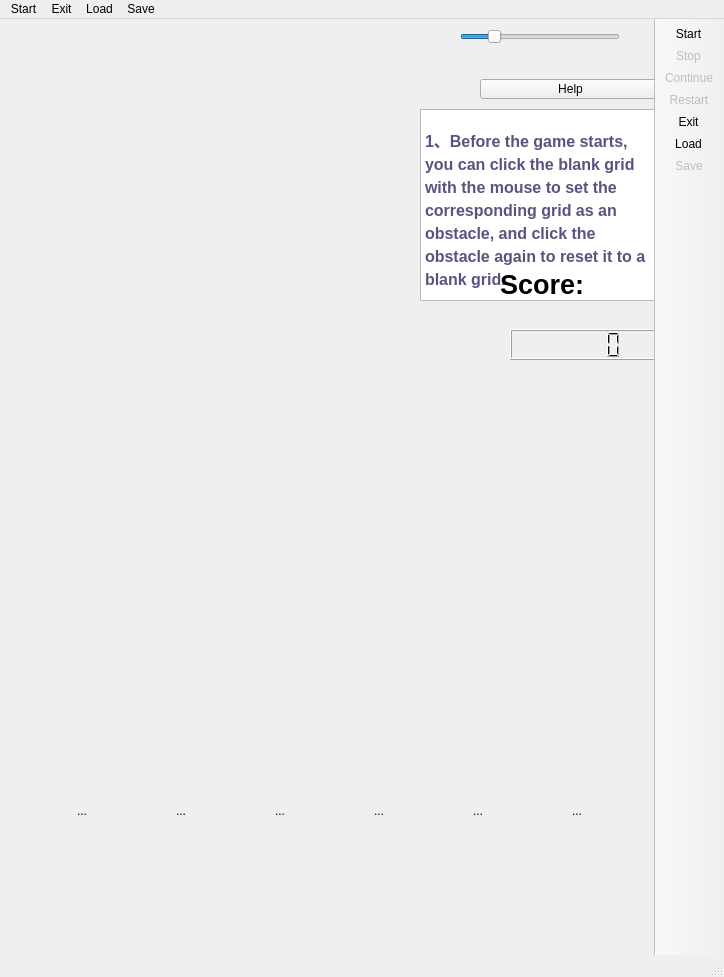
<?xml version="1.0" encoding="UTF-8"?>
<ui version="4.0">
 <class>MainWindow</class>
 <widget class="QMainWindow" name="MainWindow">
  <property name="enabled">
   <bool>true</bool>
  </property>
  <property name="geometry">
   <rect>
    <x>0</x>
    <y>0</y>
    <width>724</width>
    <height>977</height>
   </rect>
  </property>
  <property name="windowTitle">
   <string>MainWindow</string>
  </property>
  <widget class="QWidget" name="centralWidget">
   <widget class="QPushButton" name="pushButton">
    <property name="geometry">
     <rect>
      <x>480</x>
      <y>60</y>
      <width>181</width>
      <height>20</height>
     </rect>
    </property>
    <property name="text">
     <string>Help</string>
    </property>
    <property name="icon">
     <iconset resource="source.qrc">
      <normaloff>:/png/document.png</normaloff>:/png/document.png</iconset>
    </property>
    <property name="flat">
     <bool>false</bool>
    </property>
   </widget>
   <widget class="QLCDNumber" name="lcdNumber">
    <property name="geometry">
     <rect>
      <x>510</x>
      <y>310</y>
      <width>151</width>
      <height>31</height>
     </rect>
    </property>
   </widget>
   <widget class="QTextBrowser" name="textBrowser">
    <property name="geometry">
     <rect>
      <x>420</x>
      <y>90</y>
      <width>256</width>
      <height>192</height>
     </rect>
    </property>
    <property name="html">
     <string>&lt;!DOCTYPE HTML PUBLIC &quot;-//W3C//DTD HTML 4.0//EN&quot; &quot;http://www.w3.org/TR/REC-html40/strict.dtd&quot;&gt;
&lt;html&gt;&lt;head&gt;&lt;meta name=&quot;qrichtext&quot; content=&quot;1&quot; /&gt;&lt;style type=&quot;text/css&quot;&gt;
p, li { white-space: pre-wrap; }
&lt;/style&gt;&lt;/head&gt;&lt;body style=&quot; font-family:'SimSun'; font-size:9pt; font-weight:400; font-style:normal;&quot;&gt;
&lt;p style=&quot;-qt-paragraph-type:empty; margin-top:0px; margin-bottom:0px; margin-left:0px; margin-right:0px; -qt-block-indent:0; text-indent:0px;&quot;&gt;&lt;br /&gt;&lt;/p&gt;
&lt;p style=&quot; margin-top:0px; margin-bottom:0px; margin-left:0px; margin-right:0px; -qt-block-indent:0; text-indent:0px;&quot;&gt;&lt;span style=&quot; font-size:12pt; font-weight:600; color:#55557f;&quot;&gt;1、Before the game starts, you can click the blank grid with the mouse to set the corresponding grid as an obstacle, and click the obstacle again to reset it to a blank grid.&lt;/span&gt;&lt;/p&gt;
&lt;p style=&quot;-qt-paragraph-type:empty; margin-top:0px; margin-bottom:0px; margin-left:0px; margin-right:0px; -qt-block-indent:0; text-indent:0px; font-size:12pt; font-weight:600; color:#55557f;&quot;&gt;&lt;br /&gt;&lt;/p&gt;
&lt;p style=&quot; margin-top:0px; margin-bottom:0px; margin-left:0px; margin-right:0px; -qt-block-indent:0; text-indent:0px;&quot;&gt;&lt;span style=&quot; font-size:12pt; font-weight:600; color:#55557f;&quot;&gt;2、Before the game starts, you can move the slider to change the speed. The least is the fastest.&lt;/span&gt;&lt;/p&gt;
&lt;p style=&quot;-qt-paragraph-type:empty; margin-top:0px; margin-bottom:0px; margin-left:0px; margin-right:0px; -qt-block-indent:0; text-indent:0px; font-size:12pt; font-weight:600; color:#55557f;&quot;&gt;&lt;br /&gt;&lt;/p&gt;
&lt;p style=&quot; margin-top:0px; margin-bottom:0px; margin-left:0px; margin-right:0px; -qt-block-indent:0; text-indent:0px;&quot;&gt;&lt;span style=&quot; font-size:12pt; font-weight:600; color:#55557f;&quot;&gt;3、The game ends when the snake touches the surrounding boundary, obstacles, or its own body.&lt;/span&gt;&lt;/p&gt;
&lt;p style=&quot;-qt-paragraph-type:empty; margin-top:0px; margin-bottom:0px; margin-left:0px; margin-right:0px; -qt-block-indent:0; text-indent:0px; font-size:12pt; font-weight:600; color:#55557f;&quot;&gt;&lt;br /&gt;&lt;/p&gt;
&lt;p style=&quot; margin-top:0px; margin-bottom:0px; margin-left:0px; margin-right:0px; -qt-block-indent:0; text-indent:0px;&quot;&gt;&lt;span style=&quot; font-size:12pt; font-weight:600; color:#55557f;&quot;&gt;4、Click &amp;quot;Save&amp;quot; to save the current layout. Click &amp;quot;Load&amp;quot; to select a file and load a saved layout. Then the game enters a pause state. &lt;/span&gt;&lt;/p&gt;
&lt;p style=&quot;-qt-paragraph-type:empty; margin-top:0px; margin-bottom:0px; margin-left:0px; margin-right:0px; -qt-block-indent:0; text-indent:0px; font-size:12pt; font-weight:600; color:#55557f;&quot;&gt;&lt;br /&gt;&lt;/p&gt;
&lt;p style=&quot; margin-top:0px; margin-bottom:0px; margin-left:0px; margin-right:0px; -qt-block-indent:0; text-indent:0px;&quot;&gt;&lt;span style=&quot; font-size:12pt; font-weight:600; color:#55557f;&quot;&gt;Enjoy the game!&lt;/span&gt;&lt;/p&gt;
&lt;p style=&quot;-qt-paragraph-type:empty; margin-top:0px; margin-bottom:0px; margin-left:0px; margin-right:0px; -qt-block-indent:0; text-indent:0px; font-size:12pt; font-weight:600; color:#55557f;&quot;&gt;&lt;br /&gt;&lt;/p&gt;&lt;/body&gt;&lt;/html&gt;</string>
    </property>
   </widget>
   <widget class="QLabel" name="labelup">
    <property name="geometry">
     <rect>
      <x>430</x>
      <y>150</y>
      <width>81</width>
      <height>61</height>
     </rect>
    </property>
    <property name="text">
     <string/>
    </property>
    <property name="pixmap">
     <pixmap resource="source.qrc">:/png/up.png</pixmap>
    </property>
   </widget>
   <widget class="QLabel" name="labeldown">
    <property name="geometry">
     <rect>
      <x>520</x>
      <y>200</y>
      <width>101</width>
      <height>61</height>
     </rect>
    </property>
    <property name="text">
     <string/>
    </property>
    <property name="pixmap">
     <pixmap resource="source.qrc">:/png/down.png</pixmap>
    </property>
   </widget>
   <widget class="QLabel" name="labelleft">
    <property name="geometry">
     <rect>
      <x>530</x>
      <y>140</y>
      <width>51</width>
      <height>51</height>
     </rect>
    </property>
    <property name="text">
     <string/>
    </property>
    <property name="pixmap">
     <pixmap resource="source.qrc">:/png/left.png</pixmap>
    </property>
   </widget>
   <widget class="QLabel" name="labelright">
    <property name="geometry">
     <rect>
      <x>410</x>
      <y>230</y>
      <width>71</width>
      <height>51</height>
     </rect>
    </property>
    <property name="text">
     <string/>
    </property>
    <property name="pixmap">
     <pixmap resource="source.qrc">:/png/right.png</pixmap>
    </property>
   </widget>
   <widget class="QLabel" name="labelscore">
    <property name="geometry">
     <rect>
      <x>500</x>
      <y>250</y>
      <width>151</width>
      <height>51</height>
     </rect>
    </property>
    <property name="text">
     <string>&lt;html&gt;&lt;head/&gt;&lt;body&gt;&lt;p&gt;&lt;span style=&quot; font-size:20pt; font-weight:600;&quot;&gt;Score:&lt;/span&gt;&lt;/p&gt;&lt;p&gt;&lt;br/&gt;&lt;/p&gt;&lt;/body&gt;&lt;/html&gt;</string>
    </property>
   </widget>
   <widget class="QSlider" name="horizontalSlider">
    <property name="geometry">
     <rect>
      <x>460</x>
      <y>10</y>
      <width>160</width>
      <height>16</height>
     </rect>
    </property>
    <property name="minimum">
     <number>1</number>
    </property>
    <property name="maximum">
     <number>50</number>
    </property>
    <property name="value">
     <number>10</number>
    </property>
    <property name="sliderPosition">
     <number>10</number>
    </property>
    <property name="tracking">
     <bool>true</bool>
    </property>
    <property name="orientation">
     <enum>Qt::Horizontal</enum>
    </property>
    <property name="invertedAppearance">
     <bool>false</bool>
    </property>
    <property name="invertedControls">
     <bool>false</bool>
    </property>
    <property name="tickPosition">
     <enum>QSlider::NoTicks</enum>
    </property>
    <property name="tickInterval">
     <number>0</number>
    </property>
   </widget>
   <widget class="QWidget" name="layoutWidget">
    <property name="geometry">
     <rect>
      <x>70</x>
      <y>770</y>
      <width>898</width>
      <height>69</height>
     </rect>
    </property>
    <layout class="QHBoxLayout" name="horizontalLayout">
     <property name="spacing">
      <number>35</number>
     </property>
     <property name="sizeConstraint">
      <enum>QLayout::SetFixedSize</enum>
     </property>
     <property name="leftMargin">
      <number>0</number>
     </property>
     <item>
      <widget class="QToolButton" name="tbStart">
       <property name="text">
        <string>...</string>
       </property>
       <property name="icon">
        <iconset resource="source.qrc">
         <normaloff>:/png/play.png</normaloff>:/png/play.png</iconset>
       </property>
       <property name="iconSize">
        <size>
         <width>60</width>
         <height>60</height>
        </size>
       </property>
       <property name="toolButtonStyle">
        <enum>Qt::ToolButtonFollowStyle</enum>
       </property>
       <property name="autoRaise">
        <bool>true</bool>
       </property>
      </widget>
     </item>
     <item>
      <spacer name="horizontalSpacer">
       <property name="orientation">
        <enum>Qt::Horizontal</enum>
       </property>
       <property name="sizeHint" stdset="0">
        <size>
         <width>40</width>
         <height>20</height>
        </size>
       </property>
      </spacer>
     </item>
     <item>
      <widget class="QToolButton" name="tbStop">
       <property name="text">
        <string>...</string>
       </property>
       <property name="icon">
        <iconset resource="source.qrc">
         <normaloff>:/png/stop.png</normaloff>:/png/stop.png</iconset>
       </property>
       <property name="iconSize">
        <size>
         <width>60</width>
         <height>60</height>
        </size>
       </property>
       <property name="toolButtonStyle">
        <enum>Qt::ToolButtonFollowStyle</enum>
       </property>
       <property name="autoRaise">
        <bool>true</bool>
       </property>
      </widget>
     </item>
     <item>
      <spacer name="horizontalSpacer_2">
       <property name="orientation">
        <enum>Qt::Horizontal</enum>
       </property>
       <property name="sizeHint" stdset="0">
        <size>
         <width>40</width>
         <height>20</height>
        </size>
       </property>
      </spacer>
     </item>
     <item>
      <widget class="QToolButton" name="tbContinue">
       <property name="text">
        <string>...</string>
       </property>
       <property name="icon">
        <iconset resource="source.qrc">
         <normaloff>:/png/next.png</normaloff>:/png/next.png</iconset>
       </property>
       <property name="iconSize">
        <size>
         <width>60</width>
         <height>60</height>
        </size>
       </property>
       <property name="toolButtonStyle">
        <enum>Qt::ToolButtonFollowStyle</enum>
       </property>
       <property name="autoRaise">
        <bool>true</bool>
       </property>
      </widget>
     </item>
     <item>
      <spacer name="horizontalSpacer_3">
       <property name="orientation">
        <enum>Qt::Horizontal</enum>
       </property>
       <property name="sizeHint" stdset="0">
        <size>
         <width>40</width>
         <height>20</height>
        </size>
       </property>
      </spacer>
     </item>
     <item>
      <widget class="QToolButton" name="tbRestart">
       <property name="text">
        <string>...</string>
       </property>
       <property name="icon">
        <iconset resource="source.qrc">
         <normaloff>:/png/refresh.png</normaloff>:/png/refresh.png</iconset>
       </property>
       <property name="iconSize">
        <size>
         <width>60</width>
         <height>60</height>
        </size>
       </property>
       <property name="toolButtonStyle">
        <enum>Qt::ToolButtonFollowStyle</enum>
       </property>
       <property name="autoRaise">
        <bool>true</bool>
       </property>
      </widget>
     </item>
     <item>
      <spacer name="horizontalSpacer_4">
       <property name="orientation">
        <enum>Qt::Horizontal</enum>
       </property>
       <property name="sizeHint" stdset="0">
        <size>
         <width>40</width>
         <height>20</height>
        </size>
       </property>
      </spacer>
     </item>
     <item>
      <widget class="QToolButton" name="tbExit">
       <property name="text">
        <string>...</string>
       </property>
       <property name="icon">
        <iconset resource="source.qrc">
         <normaloff>:/png/previous.png</normaloff>:/png/previous.png</iconset>
       </property>
       <property name="iconSize">
        <size>
         <width>60</width>
         <height>60</height>
        </size>
       </property>
       <property name="toolButtonStyle">
        <enum>Qt::ToolButtonFollowStyle</enum>
       </property>
       <property name="autoRaise">
        <bool>true</bool>
       </property>
      </widget>
     </item>
     <item>
      <spacer name="horizontalSpacer_5">
       <property name="orientation">
        <enum>Qt::Horizontal</enum>
       </property>
       <property name="sizeHint" stdset="0">
        <size>
         <width>40</width>
         <height>20</height>
        </size>
       </property>
      </spacer>
     </item>
     <item>
      <widget class="QToolButton" name="tbLoad">
       <property name="text">
        <string>...</string>
       </property>
       <property name="icon">
        <iconset resource="source.qrc">
         <normaloff>:/png/cloud-computing-4.png</normaloff>:/png/cloud-computing-4.png</iconset>
       </property>
       <property name="iconSize">
        <size>
         <width>60</width>
         <height>60</height>
        </size>
       </property>
       <property name="toolButtonStyle">
        <enum>Qt::ToolButtonFollowStyle</enum>
       </property>
       <property name="autoRaise">
        <bool>true</bool>
       </property>
      </widget>
     </item>
     <item>
      <spacer name="horizontalSpacer_6">
       <property name="orientation">
        <enum>Qt::Horizontal</enum>
       </property>
       <property name="sizeHint" stdset="0">
        <size>
         <width>40</width>
         <height>20</height>
        </size>
       </property>
      </spacer>
     </item>
     <item>
      <widget class="QToolButton" name="tbSave">
       <property name="text">
        <string>...</string>
       </property>
       <property name="icon">
        <iconset resource="source.qrc">
         <normaloff>:/png/download-2.png</normaloff>:/png/download-2.png</iconset>
       </property>
       <property name="iconSize">
        <size>
         <width>60</width>
         <height>60</height>
        </size>
       </property>
       <property name="toolButtonStyle">
        <enum>Qt::ToolButtonFollowStyle</enum>
       </property>
       <property name="autoRaise">
        <bool>true</bool>
       </property>
      </widget>
     </item>
    </layout>
   </widget>
  </widget>
  <widget class="QMenuBar" name="menuBar">
   <property name="geometry">
    <rect>
     <x>0</x>
     <y>0</y>
     <width>724</width>
     <height>17</height>
    </rect>
   </property>
   <widget class="QMenu" name="menuStart">
    <property name="title">
     <string>Start</string>
    </property>
    <addaction name="actionStart"/>
    <addaction name="actionStop"/>
    <addaction name="actionContinue"/>
    <addaction name="actionRestart"/>
   </widget>
   <widget class="QMenu" name="menuExit">
    <property name="title">
     <string>Exit</string>
    </property>
    <addaction name="actionExit"/>
   </widget>
   <widget class="QMenu" name="menuLoad">
    <property name="title">
     <string>Load</string>
    </property>
    <addaction name="actionLoad"/>
   </widget>
   <widget class="QMenu" name="menuSave">
    <property name="enabled">
     <bool>true</bool>
    </property>
    <property name="title">
     <string>Save</string>
    </property>
    <addaction name="actionSave"/>
   </widget>
   <addaction name="menuStart"/>
   <addaction name="menuExit"/>
   <addaction name="menuLoad"/>
   <addaction name="menuSave"/>
  </widget>
  <widget class="QToolBar" name="mainToolBar">
   <property name="movable">
    <bool>false</bool>
   </property>
   <property name="allowedAreas">
    <set>Qt::RightToolBarArea</set>
   </property>
   <property name="iconSize">
    <size>
     <width>40</width>
     <height>75</height>
    </size>
   </property>
   <property name="toolButtonStyle">
    <enum>Qt::ToolButtonTextUnderIcon</enum>
   </property>
   <property name="floatable">
    <bool>false</bool>
   </property>
   <attribute name="toolBarArea">
    <enum>RightToolBarArea</enum>
   </attribute>
   <attribute name="toolBarBreak">
    <bool>false</bool>
   </attribute>
   <addaction name="actionStart"/>
   <addaction name="actionStop"/>
   <addaction name="actionContinue"/>
   <addaction name="actionRestart"/>
   <addaction name="actionExit"/>
   <addaction name="actionLoad"/>
   <addaction name="actionSave"/>
  </widget>
  <widget class="QStatusBar" name="statusBar"/>
  <action name="actionStart">
   <property name="icon">
    <iconset resource="source.qrc">
     <normaloff>:/png/play.png</normaloff>:/png/play.png</iconset>
   </property>
   <property name="text">
    <string>Start</string>
   </property>
   <property name="iconVisibleInMenu">
    <bool>false</bool>
   </property>
  </action>
  <action name="actionStop">
   <property name="enabled">
    <bool>false</bool>
   </property>
   <property name="icon">
    <iconset resource="source.qrc">
     <normaloff>:/png/stop.png</normaloff>:/png/stop.png</iconset>
   </property>
   <property name="text">
    <string>Stop</string>
   </property>
   <property name="iconVisibleInMenu">
    <bool>false</bool>
   </property>
  </action>
  <action name="actionContinue">
   <property name="enabled">
    <bool>false</bool>
   </property>
   <property name="icon">
    <iconset resource="source.qrc">
     <normaloff>:/png/next.png</normaloff>:/png/next.png</iconset>
   </property>
   <property name="text">
    <string>Continue</string>
   </property>
   <property name="iconVisibleInMenu">
    <bool>false</bool>
   </property>
  </action>
  <action name="actionRestart">
   <property name="enabled">
    <bool>false</bool>
   </property>
   <property name="icon">
    <iconset resource="source.qrc">
     <normaloff>:/png/refresh.png</normaloff>:/png/refresh.png</iconset>
   </property>
   <property name="text">
    <string>Restart</string>
   </property>
   <property name="iconVisibleInMenu">
    <bool>false</bool>
   </property>
  </action>
  <action name="actionExit">
   <property name="icon">
    <iconset resource="source.qrc">
     <normaloff>:/png/previous.png</normaloff>:/png/previous.png</iconset>
   </property>
   <property name="text">
    <string>Exit</string>
   </property>
   <property name="iconText">
    <string extracomment="Exit">Exit</string>
   </property>
   <property name="iconVisibleInMenu">
    <bool>false</bool>
   </property>
  </action>
  <action name="actionLoad">
   <property name="icon">
    <iconset resource="source.qrc">
     <normaloff>:/png/cloud-computing-4.png</normaloff>:/png/cloud-computing-4.png</iconset>
   </property>
   <property name="text">
    <string>Load</string>
   </property>
   <property name="iconVisibleInMenu">
    <bool>false</bool>
   </property>
  </action>
  <action name="actionSave">
   <property name="enabled">
    <bool>false</bool>
   </property>
   <property name="icon">
    <iconset resource="source.qrc">
     <normaloff>:/png/download-2.png</normaloff>:/png/download-2.png</iconset>
   </property>
   <property name="text">
    <string>Save</string>
   </property>
   <property name="iconVisibleInMenu">
    <bool>false</bool>
   </property>
  </action>
  <action name="actionStart_2">
   <property name="icon">
    <iconset resource="source.qrc">
     <normaloff>:/png/play.png</normaloff>:/png/play.png</iconset>
   </property>
   <property name="text">
    <string>Start</string>
   </property>
   <property name="iconVisibleInMenu">
    <bool>false</bool>
   </property>
  </action>
 </widget>
 <layoutdefault spacing="6" margin="11"/>
 <resources>
  <include location="source.qrc"/>
 </resources>
 <connections/>
</ui>
